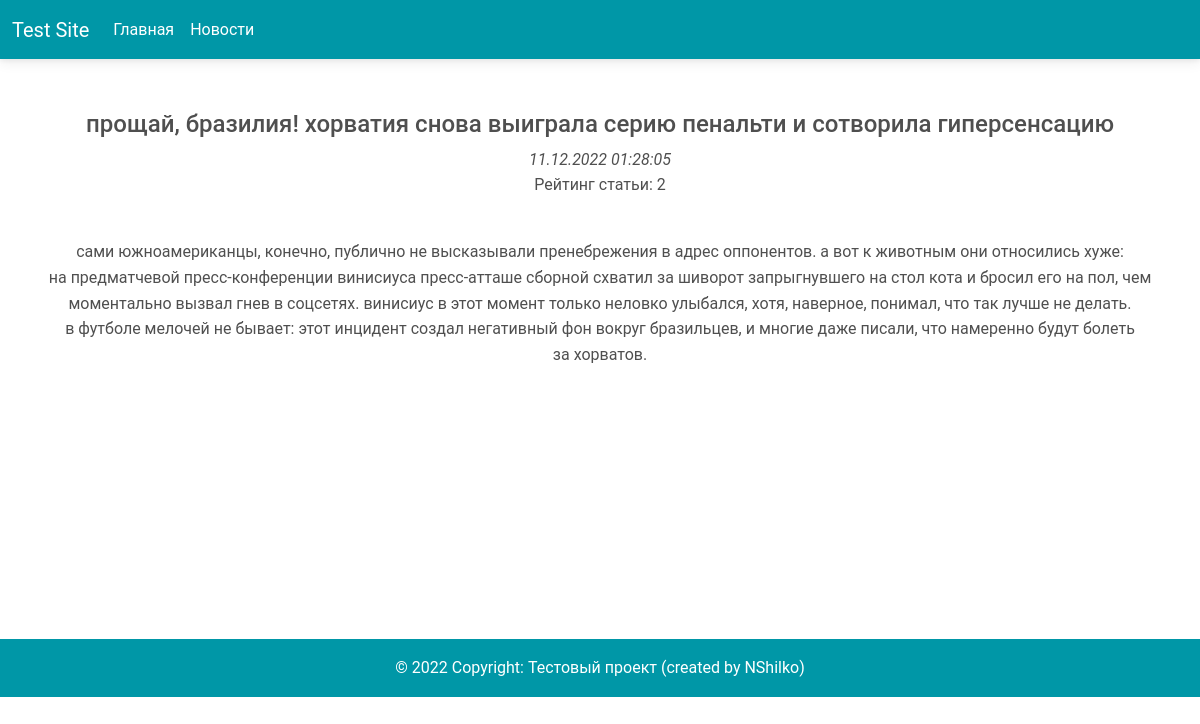
Screenshot of /news/1 with the database file from the repository.
### publication/models.py (models this page shows, shortened)
class Post(models.Model):
    title = models.TextField()
    main_text = models.TextField()
    isAuthor = models.ForeignKey(Author, on_delete=models.CASCADE)
    kind = models.CharField(max_length=4, choices=IsPost.names)
    date = models.DateTimeField(auto_now_add=True)
    isCategory = models.ManyToManyField(Category, through='PostCategory', default='Без категории')
    rate = models.IntegerField(default=0)

### publication/views.py (the view)
# urls.py: path('<int:pk>', NewsDetail.as_view()),
class NewsDetail(DetailView):
    model = Post
    template_name = 'publ.html'
    context_object_name = 'publ'

### publication/templatetags/custom_filter.py (called while the page is built)
@register.filter()
def date_converter(date):
    new_date = date.strftime("%d.%m.%Y %H:%M:%S")
    return f'{new_date}'

@register.filter()
def censor(txt):
    spam_list = ['редиска', 'тревога']
    new_text = txt
    for spam in spam_list:
        new_text = new_text.lower().replace(spam, spam[:1] + '*' * (len(spam) - 1))
    return f'{new_text}'

### templates/publ.html (shortened to what this page needs)
{% extends 'flatpages/default.html' %}
{% load custom_filter %}
{% block content %}
<br />
<h4>{{ publ.title|censor }}</h4>
<i>{{ publ.date|date_converter}}</i>
<p>Рейтинг статьи: {{ publ.rate }}</p>
<br />
<p>{{ publ.main_text|censor}}</p>
{% endblock content %}

### rows the page displays
Post: title|censor "прощай, бразилия! хорватия снова выиграла серию пенальти и сотворила гиперсенсацию", date "11.12.2022 01:28:05", rate "2", main_text|censor "сами южноамериканцы, конечно, публично не высказывали пренебрежения в адрес оппонентов. а вот к животным они относились хуже: на предматчевой пресс-конференции винисиуса пресс-атташе сборной схватил за шиворот запрыгнувшего на стол кота и бросил его на пол, чем моментально вызвал гнев в соцсетях. винисиус в этот момент только неловко улыбался, хотя, наверное, понимал, что так лучше не делать. в футболе мелочей не бывает: этот инцидент создал негативный фон вокруг бразильцев, и многие даже писали, что намеренно будут болеть за хорватов."
